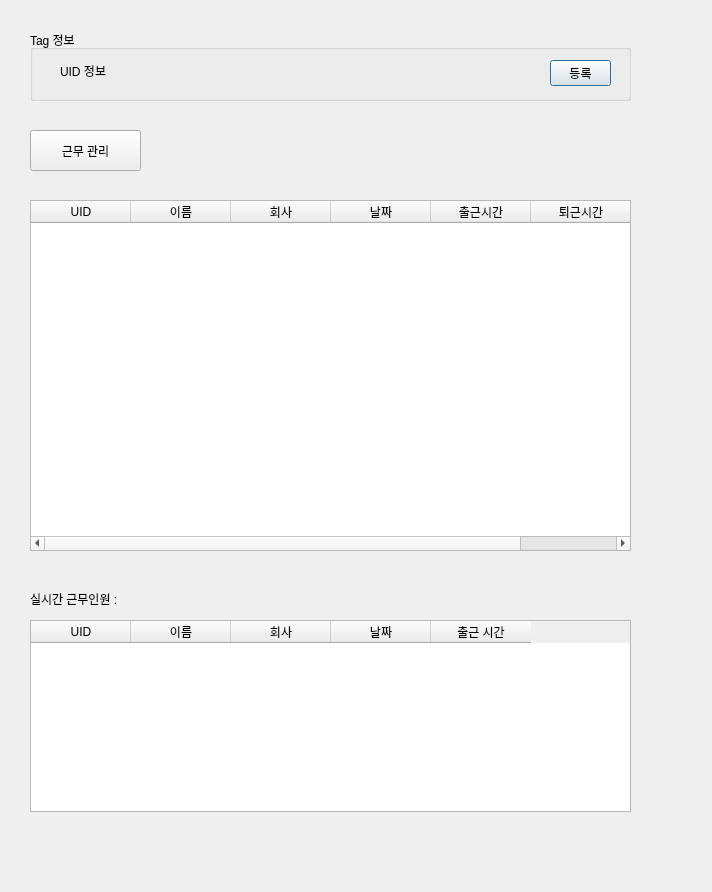
<?xml version="1.0" encoding="UTF-8"?>
<ui version="4.0">
 <class>Dialog</class>
 <widget class="QDialog" name="Dialog">
  <property name="geometry">
   <rect>
    <x>0</x>
    <y>0</y>
    <width>712</width>
    <height>892</height>
   </rect>
  </property>
  <property name="windowTitle">
   <string>Dialog</string>
  </property>
  <widget class="QGroupBox" name="groupBox">
   <property name="geometry">
    <rect>
     <x>30</x>
     <y>30</y>
     <width>601</width>
     <height>71</height>
    </rect>
   </property>
   <property name="title">
    <string>Tag 정보</string>
   </property>
   <widget class="QPushButton" name="registerButton">
    <property name="geometry">
     <rect>
      <x>520</x>
      <y>30</y>
      <width>61</width>
      <height>26</height>
     </rect>
    </property>
    <property name="text">
     <string>등록</string>
    </property>
   </widget>
   <widget class="QLabel" name="label">
    <property name="geometry">
     <rect>
      <x>30</x>
      <y>30</y>
      <width>81</width>
      <height>21</height>
     </rect>
    </property>
    <property name="text">
     <string>UID 정보</string>
    </property>
   </widget>
   <widget class="QLabel" name="uidLabel">
    <property name="geometry">
     <rect>
      <x>140</x>
      <y>30</y>
      <width>191</width>
      <height>20</height>
     </rect>
    </property>
    <property name="layoutDirection">
     <enum>Qt::LeftToRight</enum>
    </property>
    <property name="text">
     <string/>
    </property>
    <property name="alignment">
     <set>Qt::AlignRight|Qt::AlignTrailing|Qt::AlignVCenter</set>
    </property>
   </widget>
  </widget>
  <widget class="QTableWidget" name="tableWidget">
   <property name="geometry">
    <rect>
     <x>30</x>
     <y>200</y>
     <width>601</width>
     <height>351</height>
    </rect>
   </property>
   <column>
    <property name="text">
     <string>UID</string>
    </property>
   </column>
   <column>
    <property name="text">
     <string>이름</string>
    </property>
   </column>
   <column>
    <property name="text">
     <string>회사</string>
    </property>
   </column>
   <column>
    <property name="text">
     <string>날짜</string>
    </property>
   </column>
   <column>
    <property name="text">
     <string>출근시간</string>
    </property>
   </column>
   <column>
    <property name="text">
     <string>퇴근시간</string>
    </property>
   </column>
  </widget>
  <widget class="QPushButton" name="managementButton">
   <property name="geometry">
    <rect>
     <x>30</x>
     <y>130</y>
     <width>111</width>
     <height>41</height>
    </rect>
   </property>
   <property name="text">
    <string>근무 관리</string>
   </property>
  </widget>
  <widget class="QTableWidget" name="tableWidget_2">
   <property name="geometry">
    <rect>
     <x>30</x>
     <y>620</y>
     <width>601</width>
     <height>192</height>
    </rect>
   </property>
   <column>
    <property name="text">
     <string>UID</string>
    </property>
   </column>
   <column>
    <property name="text">
     <string>이름</string>
    </property>
   </column>
   <column>
    <property name="text">
     <string>회사</string>
    </property>
   </column>
   <column>
    <property name="text">
     <string>날짜</string>
    </property>
   </column>
   <column>
    <property name="text">
     <string>출근 시간</string>
    </property>
   </column>
  </widget>
  <widget class="QLabel" name="label_2">
   <property name="geometry">
    <rect>
     <x>30</x>
     <y>590</y>
     <width>191</width>
     <height>18</height>
    </rect>
   </property>
   <property name="text">
    <string>실시간 근무인원 :</string>
   </property>
  </widget>
 </widget>
 <resources/>
 <connections/>
</ui>
